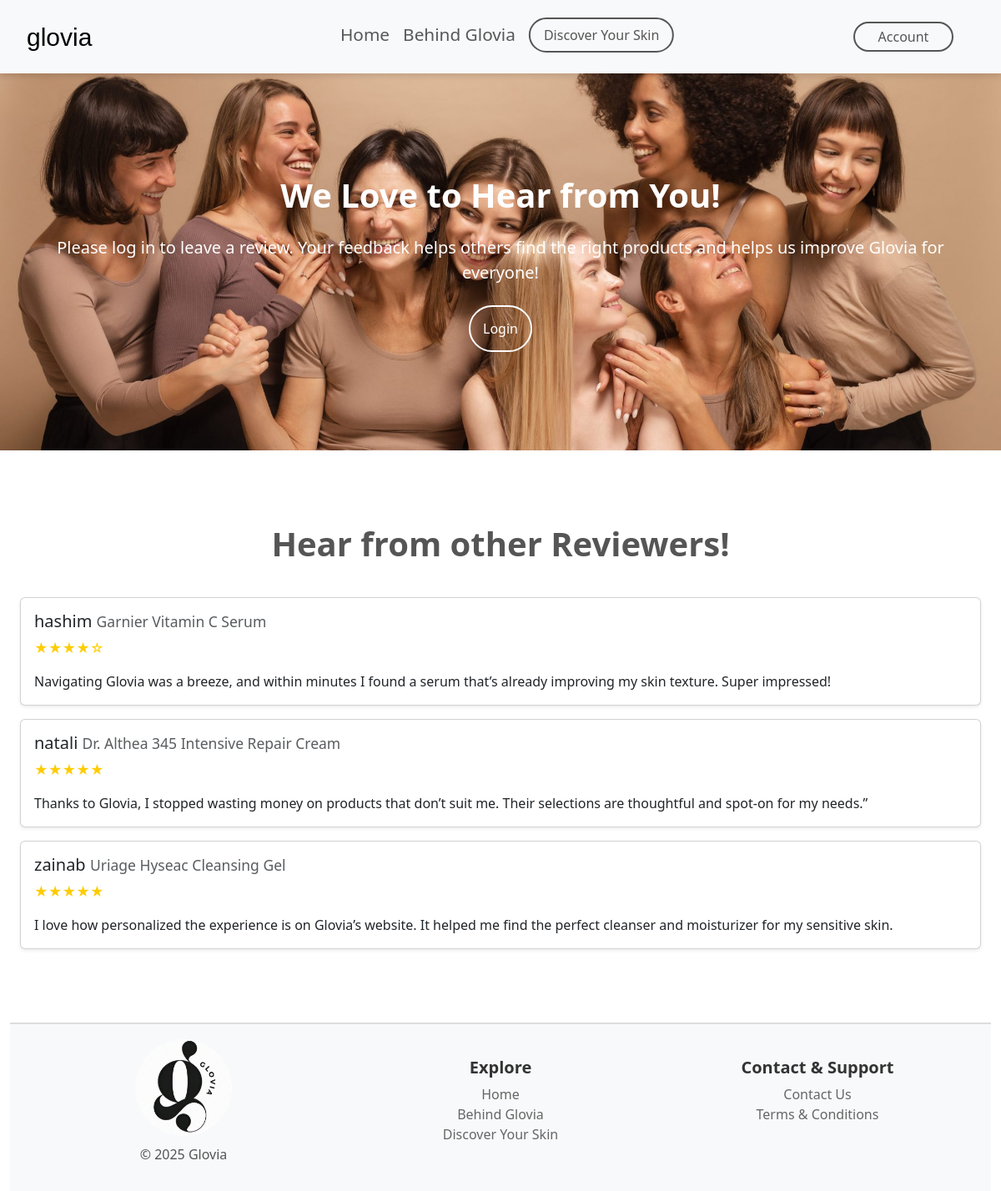
/review.php, run on the app's committed database.
### tables this page shows
CREATE TABLE `reviews` (
  `id` int(11) NOT NULL,
  `name` varchar(100) NOT NULL,
  `rating` int(11) DEFAULT NULL CHECK (`rating` between 1 and 5),
  `review` text NOT NULL,
  `created_at` timestamp NOT NULL DEFAULT current_timestamp(),
  `product_name` varchar(255) DEFAULT NULL
);

### review.php (the view, shortened to what this page needs)
<!DOCTYPE html>
<html>
<head>
    <link rel="stylesheet" href="css/styles.css" />
    <link rel="stylesheet" href="css/popup.css">
    <link rel="stylesheet" href="css/about.css">
    <link rel="stylesheet" href="css/pages.css" />
    <link rel="stylesheet" href="css/contact.css" />
    <link href="https://cdn.jsdelivr.net/npm/bootstrap@5.3.3/dist/css/bootstrap.min.css" rel="stylesheet">
</head>
<body>
    <article id="article-head">
        <nav class="navbar navbar-expand-md navbar-light bg-light" style="padding-top: 1rem; padding-bottom: 1rem;">
            <div class="container-fluid">
                <a class="navbar-brand" href="main.php">glovia</a>
                <div class="collapse navbar-collapse justify-content-between" id="navbarNav">
                    <ul class="navbar-nav mx-auto">
                        <li class="nav-item">
                            <a class="nav-link" href="main.php">Home</a>
                        </li>
                        <li class="nav-item">
                            <a class="nav-link" href="about.php">Behind Glovia</a>
                        </li>
                        <li class="nav-item align-items-center ms-2" style="margin-top: 4px;">
                            <a class="button text-center px-3 py-2" href="buildRoutine.php">Discover Your Skin</a>
                        </li>
                    </ul>
                    <div class="d-flex align-items-center" style="margin-left: auto; padding-left: 50px;">
                        <?php if (isset($_SESSION['username'])): ?>
                            <a href="liked.php" class="initial-circle me-2" title="View Liked Products" style="text-decoration: none;">
                                <?php echo htmlspecialchars(strtoupper($_SESSION['username'][0])); ?>
                            </a>
                            <a href="logout.php" class="btn">Logout</a>
                        <?php else: ?>
                            <a href="login.php" class="button text-center px-2 py-1" style="margin-right: 15px;">Account</a>
                        <?php endif; ?>
                    </div>
                </div>
            </div>
        </nav>
    </article>
    <section class="hero-section fade-section" style="height: 60vh; background-image: url('assets/images/reviews.jpg'); background-position: center top 20%; background-size: cover; background-repeat: no-repeat; position: relative;">
    <div class="container text-center fade-section" id="reviewTextLarge">
        <div class="p-3">
            <h3 class="display-6 fw-bold text-center">We Love to Hear from You!</h3>
        </div>
        <?php if (isset($_SESSION['username'])): ?>
            <p class="lead">Hello, <strong><?php echo htmlspecialchars($_SESSION['username']); ?></strong>! We'd love to hear your thoughts.</p>
        <?php else: ?>
            <p class="lead">Please log in to leave a review. Your feedback helps others find the right products and helps us improve Glovia for everyone!</p>
            <br>
            <a href="login.php?redirect=<?php echo urlencode('review.php'); ?>" class="buttonn">Login</a>
        <?php endif; ?>
    </div>
</section>
    <article>
        <?php
        require_once 'includes/connect.php';
        $result = $conn->query("SELECT name, product_name, rating, review, created_at FROM reviews ORDER BY created_at DESC");
        ?>
        <section class="fade-section">
            <div class="mb-5 p-4">
                <div class="text-overlay p-3">
                    <h3 class="display-6 fw-bold text-center">Hear from other Reviewers!</h3>
                </div>
                <?php while ($row = $result->fetch_assoc()): ?>
                    <div class="card my-3 shadow-sm">
                        <div class="card-body">
                            <h5 class="card-title">
                                <?php echo htmlspecialchars($row['name']); ?>
                                <small class="text-muted"><?php echo htmlspecialchars($row['product_name']); ?></small>
                            </h5>
                            <p class="stars">
                                <?php
                                echo str_repeat("★", $row['rating']);
                                echo str_repeat("☆", 5 - $row['rating']);
                                ?>
                            </p>
                            <p class="card-text"><?php echo nl2br(htmlspecialchars($row['review'])); ?></p>
                        </div>
                    </div>
                <?php endwhile; ?>
            </div>
        </section>
    </article>
    <article>
        <div class="container-fluid">
            <footer class="py-3" style="background: #f8f9fa; border-top: 2px solid #ddd;">
                <div class="container">
                    <div class="row text-center">
                        <div class="col-md-4">
                            <img src="assets/images/round.png" alt="Company Logo" style="width: 120px; border-radius: 50%;">
                            <p class="mt-2" style="color: #555;">© 2025 Glovia</p>
                        </div>
                        <div class="col-md-4">
                            <br>
                            <h5 style="font-weight: 600; color: #333;">Explore</h5>
                            <ul class="list-unstyled">
                                <li><a href="main.php" style="text-decoration: none; color: #666;">Home</a></li>
                                <li><a href="about.php" style="text-decoration: none; color: #666;">Behind Glovia</a>
                                </li>
                                <li><a href="buildRoutine.php" style="text-decoration: none; color: #666;">Discover Your Skin</a>
                                </li>
                            </ul>
                        </div>
                        <div class="col-md-4">
                            <br>
                            <h5 style="font-weight: 600; color: #333;">Contact & Support</h5>
                            <ul class="list-unstyled" style="color: #666;">
                                <li><a href="contact.php" style="text-decoration: none; color: #666;">Contact Us</a>
                                </li>
                                <li><a href="terms.php" style="text-decoration: none; color: #666;">Terms &
                                        Conditions</a></li>
                            </ul>
                        </div>
                    </div>
                </div>
            </footer>
        </div>
    </article>
</body>
</html>

### css/styles.css (style rules this page uses)
.button { background: transparent; width: 20%; max-width: 200px; min-width: 120px; border-radius: 50px; padding: 15px; cursor: pointer; border: 2px solid #555; color: #555; transition: all 0.3s ease-in-out; font-size: 1rem; text-decoration: none; }
#article-head { position: fixed; top: 0; left: 0; width: 100%; z-index: 1050; background-color: white; box-shadow: 0 4px 6px rgba(0, 0, 0, 0.1); }
body { padding-top: 60px; }
.navbar-brand { font-family: 'GiazaStencil', sans-serif; font-size: 30px !important; margin-left: 20px; }
.navbar-collapse { padding: 10px 15px; }
.navbar-nav .nav-item { margin-bottom: 5px; }
@media (min-width: 768px) { .navbar-nav .nav-link { font-size: 1.3rem; padding: 0 10px; } }
@media (min-width: 768px) { .navbar-collapse { display: flex; flex-basis: 100%; align-items: center; justify-content: space-between; position: relative; } }
.navbar-nav { position: absolute; left: 45%; transform: translateX(-50%); margin: 0; padding: 0; }
body { background-color: #f8f9fa; }
.stars { color: #ffcc00; }
.fade-section { opacity: 0; transform: translateY(20px); transition: opacity 0.8s ease-out, transform 0.8s ease-out; will-change: opacity, transform; }
.fade-section.visible { opacity: 1; transform: translateY(0); }
.d-flex.align-items-center { margin-left: auto !important; padding-right: 15px; }

### css/about.css (style rules this page uses)
body { font-family: 'Helvetica Neue', sans-serif; background-color: #f9f9f9; color: #333; margin: 0; }
.button { background: transparent; width: 20%; max-width: 200px; min-width: 120px; border-radius: 50px; padding: 15px; cursor: pointer; border: 2px solid #555; color: #555; transition: all 0.3s ease-in-out; font-size: 1rem; text-decoration: none; }
.container { max-width: 1100px; margin: auto; }

### css/pages.css (style rules this page uses)
#article-head { position: fixed; top: 0; left: 0; width: 100%; z-index: 1050; background-color: white; box-shadow: 0 4px 6px rgba(0, 0, 0, 0.1); }
body { font-family: 'Helvetica Neue', sans-serif; background-color: #f9f9f9; color: #333; margin: 0; padding-top: 60px; }
.button { background: transparent; width: 20%; max-width: 200px; min-width: 120px; border-radius: 50px; padding: 15px; cursor: pointer; border: 2px solid #555; color: #555; transition: all 0.3s ease-in-out; font-size: 1rem; text-decoration: none; }
.navbar-brand { font-family: 'GiazaStencil', sans-serif; font-size: 30px !important; margin-left: 20px; }
.navbar-collapse { padding: 10px 15px; }
.navbar-nav .nav-item { margin-bottom: 5px; }
@media (min-width: 768px) { .navbar-nav .nav-link { font-size: 1.3rem; padding: 0 10px; } }
@media (min-width: 768px) { .navbar-collapse { display: flex; flex-basis: 100%; align-items: center; justify-content: space-between; position: relative; } }
.navbar-nav { position: absolute; left: 45%; transform: translateX(-50%); margin: 0; padding: 0; }
.container { max-width: 1100px; margin: auto; }
.text-overlay { color: #555; }
.fade-section { opacity: 0; transform: translateY(20px); transition: opacity 0.8s ease-out, transform 0.8s ease-out; will-change: opacity, transform; }
.fade-section.visible { opacity: 1; transform: translateY(0); }

### css/contact.css (style rules this page uses)
.hero-section { background-image: url('../assets/images/contact.jpg'); background-size: cover; background-position: center center; height: 100vh; position: relative; height: 80vh; display: flex; justify-content: center; align-items: center; text-align: center; color: white; }
.fade-section { opacity: 0; transform: translateY(20px); transition: opacity 0.8s ease-out, transform 0.8s ease-out; will-change: opacity, transform; }
.fade-section.visible { opacity: 1; transform: translateY(0); }

### review.php (style rules this page uses)
.buttonn { background: transparent; width: 20%; max-width: 200px; min-width: 120px; border-radius: 50px; padding: 15px; cursor: pointer; border: 2px solid white; color: white; transition: all 0.3s ease-in-out; font-size: 1rem; text-decoration: none; }

### data on the page
reviews: name "hashim", product_name "Garnier Vitamin C Serum", rating "★★★★", rating "☆", review "Navigating Glovia was a breeze, and within minutes I found a serum that’s already improving my skin texture. Super impressed!"
reviews: name "natali", product_name "Dr. Althea 345 Intensive Repair Cream", rating "★★★★★", review "Thanks to Glovia, I stopped wasting money on products that don’t suit me. Their selections are thoughtful and spot-on for my needs.”"
reviews: name "zainab", product_name "Uriage Hyseac Cleansing Gel", rating "★★★★★", review "I love how personalized the experience is on Glovia’s website. It helped me find the perfect cleanser and moisturizer for my sensitive skin."
